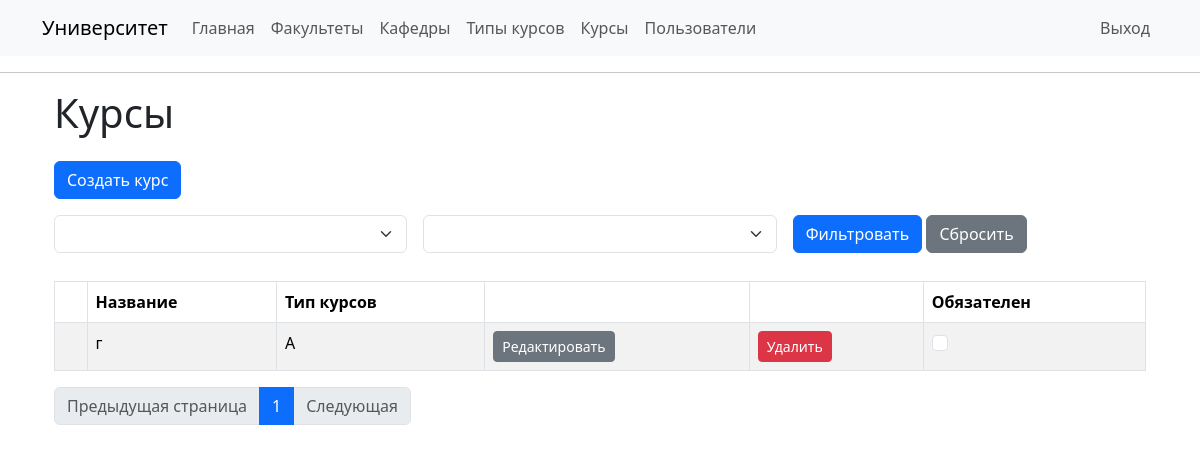
The app's page /courses (signed in), older data.
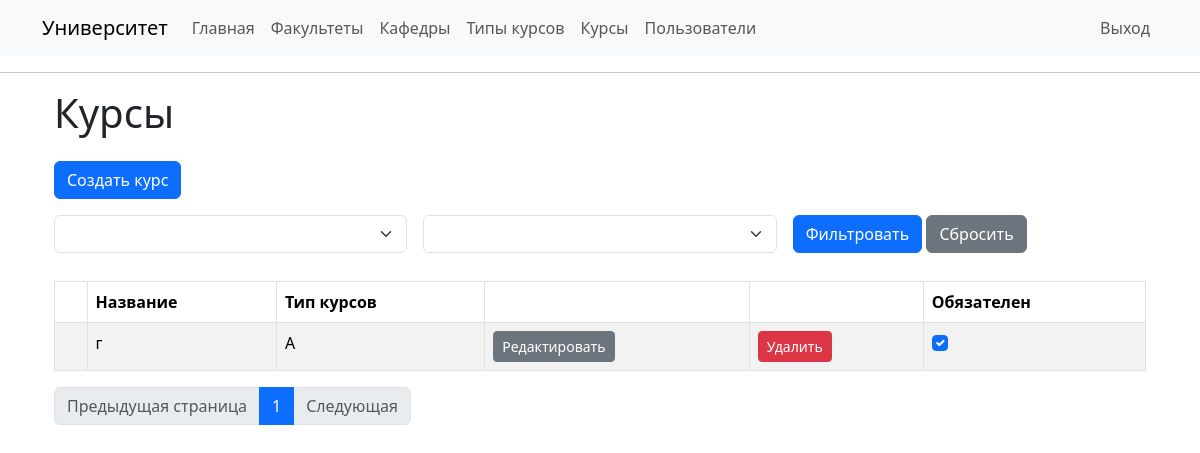
The same page, newer data.
### app/models/course.py (models this page shows, shortened)
class Course(db.Model):
    id: so.Mapped[int] = so.mapped_column(primary_key=True)
    name: so.Mapped[str] = so.mapped_column(
        sa.String(128), index=True, unique=True)
    course_type_id: so.Mapped[int] = so.mapped_column(
        sa.ForeignKey('course_type.id', ondelete='CASCADE'), index=True)
    course_type: so.Mapped['CourseType'] = so.relationship(
        back_populates='courses')
    is_included: so.Mapped[bool] = so.mapped_column(sa.Boolean, index=True, default=False)
    teachers_courses: so.WriteOnlyMapped['TeacherCourse'] = so.relationship(
        back_populates='course', passive_deletes=True)

### app/models/course_type.py (models this page shows, shortened)
class CourseType(db.Model):
    __tablename__ = 'course_type'
    id: so.Mapped[int] = so.mapped_column(primary_key=True)
    name: so.Mapped[str] = so.mapped_column(
        sa.String(128), index=True, unique=True)
    courses: so.WriteOnlyMapped['Course'] = so.relationship(
        back_populates='course_type', passive_deletes=True)
    deadline: so.Mapped[Optional[datetime]] = so.mapped_column(
        index=True, default=lambda: add_years(datetime.now(timezone.utc), 3))

### app/routes/course_routes.py (the view)
@app.route('/courses')
@login_required
def courses():
    page = request.args.get('page', 1, type=int)
    course_type = request.args.get('course_type_id', None, type=int)
    is_included = request.args.get('is_included', None, type=str)
    if is_included == '':
        is_included=None
    if is_included is not None and is_included == 'True':
        is_included = True
    if is_included is not None and is_included == 'False':
        is_included = False
    if course_type is not None:
        course_type = [course_type]
    courses = course_service.get_all_paginated(page, is_included, course_type)
    course_types = course_type_service.get_all()
    return render_template('courses/courses.html', title='Курсы', courses=courses, course_types=course_types)

### app/routes/__init__.py (called while the page is built)
@login.user_loader
def load_user(id):
  return user_service.get_by_id(id)

### app/services/course_service.py (called while the page is built)
def get_all_paginated(page: int, included=None, course_types=None):
    try:
        query = sa.select(Course)
        conditions = []
        app.logger.info(f"условия {included, course_types}")
        if included is not None:
            conditions.append(Course.is_included == included)
        if course_types is not None:
            conditions.append(Course.course_type_id.in_(course_types))
        app.logger.info(f"условия {conditions}")
        if conditions:
            query = query.where(sa.and_(*conditions))
        query = query.order_by(Course.course_type_id)
        return db.paginate(query, page=page, per_page=app.config['COURSES_PER_PAGE'], error_out=False)
    except Exception as e:
        db.session.rollback()
        app.logger.error(e)
        raise Exception('Неизвестная ошибка')

### app/services/course_type_service.py (called while the page is built)
def get_all():
    try:
        return db.session.execute(sa.select(CourseType).order_by(CourseType.name)).scalars().all()
    except Exception as e:
        db.session.rollback()
        app.logger.error(e)
        raise Exception('Неизвестная ошибка')

### app/services/user_service.py (called while the page is built)
def get_by_id(id: int):
    try:
        res = db.session.get(User, id)
        if res is None:
            raise ValueError(f'Пользователь с id = {id} не существует')
        return res
    except ValueError as e:
        db.session.rollback()
        app.logger.error(e)
        raise
    except Exception as e:
        db.session.rollback()
        app.logger.error(e)
        raise Exception('Неизвестная ошибка')

### app/templates/courses/courses.html (shortened to what this page needs)
{% extends "base.html" %}
{% block content %}
    <div class="container">
        <h1>Курсы</h1>
        <a class="btn btn-primary my-3" href="{{ url_for('create_course') }}" role="button">
            Создать курс
        </a>
        <br>
        <form method="get" action="{{ url_for('courses') }}" class="mb-1">
            <div class="row g-3">
                <div class="col-md-4">
                    <select name = 'course_type_id' class="form-select">
                        <option value="" selected></option>
                        {% for course_type in course_types %}
                            {% if course_type.id|string == request.args.get('course_type_id') %}
                                <option value="{{ course_type.id }}" selected> {{course_type.name}} </option>
                            {% else %}
                                <option value="{{ course_type.id }}"> {{course_type.name}} </option>
                            {% endif %}
                        {% endfor %}
                    </select>
                </div>
                <div class="col-md-4">
                    <select name = 'is_included' class="form-select">
                        <option value="" selected></option>
                        {% if request.args.get('is_included') == 'True' %}
                            <option value="True" selected> Только обязательные </option>
                        {% else %}
                            <option value="True"> Только обязательные </option>
                        {% endif %}
                    </select>
                </div>
                <div class="col-md-4">
                    <button type="submit" class="btn btn-primary">Фильтровать</button>
                    <a href="{{ url_for('courses') }}" class="btn btn-secondary">Сбросить</a>
                </div>
            </div>
        </form>
        <br>
        <table id="courses-table" class="table table-striped table-bordered" style="width:100%">
            <thead>
                <tr>
                    <th> </th>
                    <th> Название </th>
                    <th> Тип курсов </th>
                    <th></th>
                    <th></th>
                    <th>Обязателен</th>
                </tr>
            </thead>
            <tbody>
                {% for course in courses.items %}
                    <tr id="course{{ course.id }}">
                        <td></td>
                        <td>{{course.name}}</td>
                        <td>{{course.course_type.name}}</td>
                        <td>
                            <a class="btn btn-sm btn-secondary" href="{{ url_for('edit_course', course_id=course.id) }}" role="button">Редактировать</a>
                        </td>
                        <td>
                            <button class="btn btn-danger btn-sm delete-btn"
                                    data-item-id="{{ course.id }}">
                                Удалить
                            </button>
                        </td>
                        <td>
                            {% if course.is_included %}
                                <input class="form-check-input" type="checkbox" data-item-id="{{ course.id }}" checked>
                            {% else %}
                                <input class="form-check-input" type="checkbox" data-item-id="{{ course.id }}">
                            {% endif %}
                        </td>
                    </tr>
                {% endfor %}
            </tbody>
        </table>
        <ul class="pagination">
            {% if courses.has_prev %}
             <li class="page-item"><a class="page-link" href="{{ url_for('courses', page=courses.prev_num, course_type_id=request.args.get('course_type_id'),
                is_included=request.args.get('is_included')) }}">Предыдущая страница</a></li>
            {% else %}
             <li class="page-item disabled"><span class="page-link">Предыдущая страница</span>
            {% endif %}
             </li>
            {% for page in courses.iter_pages(left_edge=2, right_edge=2, left_current=1, right_current=1) %}
            {% if page == courses.page %}
             <li class="page-item active"><a class="page-link" href="{{ url_for('courses', page=page, course_type_id=request.args.get('course_type_id'),
                is_included=request.args.get('is_included')) }}">{{ page }}</a></li>
            {% elif page %}
             <li class="page-item"><a class="page-link" href="{{ url_for('courses', page=page, course_type_id=request.args.get('course_type_id'),
                is_included=request.args.get('is_included')) }}">{{ page }}</a></li>
            {% else %}
             <li class="page-item disabled" id="example_ellipsis"><a href="#" class="page-link">…</a></li>
            {% endif %}
            {% endfor %}
            {% if courses.has_next %}
             <li class="page-item"><a class="page-link" href="{{ url_for('courses', page=courses.next_num, course_type_id=request.args.get('course_type_id'),
                is_included=request.args.get('is_included')) }}">Следующая</a></li>
            {% else %}
             <li class="page-item disabled"><span class="page-link">Следующая</span>
            {% endif %}
        </ul>
    </div>
{% endblock %}

### app/templates/base.html (shortened to what this page needs)
<!doctype html>
<html lang="ru">
    <head>
        <link
        href="https://cdn.jsdelivr.net/npm/bootstrap@5.3.2/dist/css/bootstrap.min.css"
        rel="stylesheet"
>
    </head>
    <body>
        <nav class="navbar navbar-expand-lg bg-body-tertiary">
            <div class="container">
              <a class="navbar-brand" href="{{ url_for('index') }}">Университет</a>
              <div class="collapse navbar-collapse" id="navbarSupportedContent">
                <ul class="navbar-nav me-auto mb-2 mb-lg-0">
                  <li class="nav-item">
                    <a class="nav-link" aria-current="page" href="{{ url_for('index') }}">Главная</a>
                  </li>
                  <li class="nav-item">
                    <a class="nav-link" aria-current="page" href="{{ url_for('faculties') }}">Факультеты</a>
                  </li>
                  <li class="nav-item">
                    <a class="nav-link" aria-current="page" href="{{ url_for('departments') }}">Кафедры</a>
                  </li>
                  <li class="nav-item">
                    <a class="nav-link" aria-current="page" href="{{ url_for('course_types') }}">Типы курсов</a>
                  </li>
                  <li class="nav-item">
                    <a class="nav-link" aria-current="page" href="{{ url_for('courses') }}">Курсы</a>
                  </li>
                  <li class="nav-item">
                    <a class="nav-link" aria-current="page" href="{{ url_for('users') }}">Пользователи</a>
                  </li>
                </ul>
                <ul class="navbar-nav mb-2 mb-lg-0">
                  {% if current_user.is_anonymous %}
                  <li class="nav-item">
                    <a class="nav-link" aria-current="page" href="{{ url_for('login') }}">Вход</a>
                  </li>
                  {% else %}
                  <li class="nav-item">
                    <a class="nav-link" aria-current="page" href="{{ url_for('logout') }}">Выход</a>
                  </li>
                  {% endif %}
                </ul>
              </div>
            </div>
        </nav>
        <hr>
        <div class="container mt-3">
            {% block content %}{% endblock %}
        </div>
    </body>
</html>

Row changes from the older to the newer data that the page shows:
changed Course: id "☐" → "☑"
